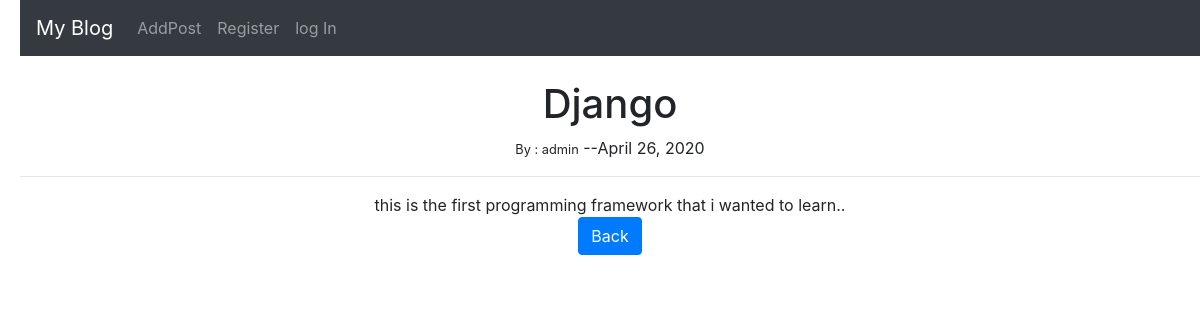
Page /article/5 on the committed database.
### theblog/models.py (models this page shows, shortened)
class Post (models.Model):
    title = models.CharField(max_length=200)
    title_tag = models.CharField(max_length=200)
    author =models.ForeignKey(User,on_delete=models.CASCADE)
    body =models.TextField()
    post_date =models.DateField(auto_now_add=True)

### theblog/views.py (the view)
# urls.py: path('article/<int:pk>',ArticleDetailView.as_view(),name='article-detail'),
class ArticleDetailView(DetailView):
    model = Post
    template_name = 'theblog/article_details.html'

### theblog/templates/theblog/article_details.html (shortened to what this page needs)
{% extends 'theblog/base.html' %}
{% block content %}
<h1> {{ post.title }}</h1>
<small> By : {{ post.author.username}}</small>
--{{ post.post_date }}
<hr>
{{ post.body }}
<br>
<a href="{% url 'home' %}" class="btn btn-primary">Back</a>
{% endblock content %}

### theblog/templates/theblog/base.html (style rules this page uses)
body { margin-left: 20px; }

### rows in the picture
Post: title "Django", author.username "admin", post_date "April 26, 2020", body "this is the first programming framework that i wanted to learn.."
